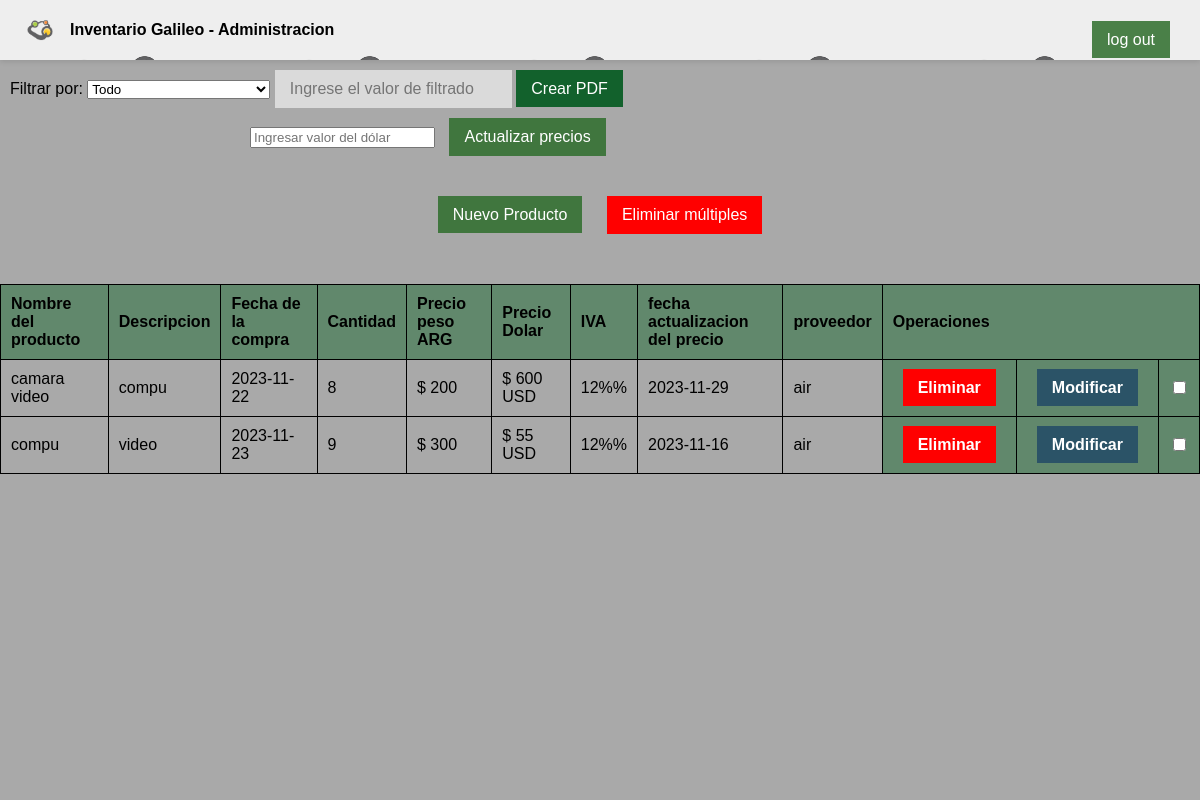
The app's page /paginaprincipal.php with its own data.
### tables this page shows
CREATE TABLE `datos` (
  `id` int(11) NOT NULL,
  `nombre_del_producto` varchar(45) NOT NULL,
  `descripcion` varchar(100) NOT NULL,
  `fecha_de_la_compra` date NOT NULL,
  `cantidad` int(100) NOT NULL,
  `precio_peso_ARG` decimal(65,0) NOT NULL,
  `precio_dolar` decimal(65,0) NOT NULL,
  `IVA` varchar(100) NOT NULL,
  `fecha_actualizacion_precio` date NOT NULL,
  `proveedor` varchar(100) NOT NULL
);

### paginaprincipal.php (the view, shortened to what this page needs)
<!DOCTYPE html>
<html>
<head>
  <link rel="stylesheet" type="text/css" href="stylesadmin.css">
  <link rel="stylesheet" href="style.css">
</head>
<body>
    <nav>
    <div class="navbar" style="background-image: url(logoG.png)">
        <div class="navbar-left">
        <div class="hospital-icon"></div>
            <div class="hospital-name">Inventario Galileo - Administracion</div>
        </div>
    <div class="button-container">
      <a href="index.php" class="button" onclick="logout()">log out</a>
    </div>
    </nav>
  <label style="margin-left:10px"for="filtro">Filtrar por:</label>
  <select id="filtro">
    <option value="todos">Todo</option>
  </select>
  <input type="text" class="btn" id="filtroInput" placeholder="Ingrese el valor de filtrado">
  <a href="hacerpdf.php" class="boton">Crear PDF</a>
  <div class="dolar" style="display: inline-flex;margin-left: 250px;">
    <form action="actualizar_precios.php" method="POST">
      <input type="number" name="valor_dolar" placeholder="Ingresar valor del dólar">
      <input type="submit" value="Actualizar precios" style="background-color: rgb(31, 182, 132);position: relative;padding: 10px 15px;margin: 10px;font-size: 16px;cursor: pointer;border: none;background-color: rgba(44, 109, 42, 0.842);color: #ffffff;text-decoration: none;transition: background-color 0.3s, color 0.3s;">
    </form>
</div>
  <center>
    <table id="dataTable">
      <thead>
        <tr>
          <th>Nombre del producto</th>
          <th>Descripcion</th>
          <th>Fecha de la compra</th>
          <th>Cantidad</th>
          <th>Precio peso ARG</th>
          <th>Precio Dolar</th>
          <th>IVA</th>
          <th>fecha actualizacion del precio</th>
          <th>proveedor</th>
          <th colspan="3">Operaciones</th>
        </tr>
      </thead>
      <tbody>
        <?php
          $conexion = new mysqli("localhost", "root", "", "galileo");
          $query ="SELECT * FROM datos";
          $resultado = $conexion->query($query);
          while($row = $resultado->fetch_assoc()){
        ?>
          <tr id="formEliminar" action="elim.php" method="POST">
            <td> <?php echo $row['nombre_del_producto']; ?></td>
            <td> <?php echo $row['descripcion']; ?></td>
            <td> <?php echo $row['fecha_de_la_compra']; ?></td>
            <td> <?php echo $row['cantidad']; ?></td>
            <td>$ <?php echo $row['precio_peso_ARG']; ?></td>
            <td>$ <?php echo $row['precio_dolar']; ?> USD</td>
            <td> <?php echo $row['IVA']; ?>%</td>
            <td> <?php echo $row['fecha_actualizacion_precio']; ?></td>
            <td> <?php echo $row['proveedor']; ?></td>
            <th><a style=" position: relative;padding: 10px 15px;margin: 10px;font-size: 16px;cursor: pointer;border: none;background-color:red;color: #ffffff;text-decoration: none; transition: background-color 0.3s, color 0.3s;" href="elim.php?id=<?php echo $row['id']; ?>">Eliminar</th>
            <th><a style=" position: relative;padding: 10px 15px;margin: 10px;font-size: 16px;cursor: pointer;border: none;background-color: rgba(14, 54, 100, 0.651);;color: #ffffff;text-decoration: none; transition: background-color 0.3s, color 0.3s;" href="modificar.php?id=<?php echo $row ['id'];?> ">Modificar</a></th>
            <th><input type="checkbox" name="eliminar[]" value="<?php echo $row['id']; ?>"></th>
          </tr>
        <?php
            }
        ?>
      </tbody>
      <div style="justify-content: space-between;" class="button-container">
        <form action="elim.php" method="post">
          <a href="nuevo.html" class="button">Nuevo Producto</a>
          <button type="submit" style="position: relative;padding: 10px 15px;margin: 10px;font-size: 16px;cursor: pointer;border: none;background-color:red;color: #ffffff;text-decoration: none;">Eliminar múltiples</button>
        </form>
      </div>
    </table>
  </center>
  <div class="background-image"></div>
</html>

### stylesadmin.css (style rules this page uses)
body { font-family: Arial, sans-serif; padding: 20px; margin: 0; height: 100%; }
.navbar { display: flex; justify-content: space-between; align-items: center; background-color: rgba(255, 255, 255, 0.8); padding: 10px 0; box-shadow: 0 2px 5px rgba(0, 0, 0, 0.1); position: fixed; top: 0; left: 0; right: 0; z-index: 100; }
.navbar-left { display: flex; align-items: center; }
.hospital-icon { width: 40px; height: 40px; background-image: url('liv-hospital2359-removebg-preview.png'); background-size: cover; margin-right: 10px; }
.hospital-name { font-weight: bold; }
.dolar { display: inline-flex }
.background-image { background-image: url('gris.jpg'); background-size: cover; background-position: center; width: 100%; height: 100%; position: fixed; top: 0; left: 0; z-index: -1; }
th, td { padding: 10px; text-align: left; border-bottom: 1px solid #ddd; }
.navbar { display: flex; justify-content: space-between; align-items: center; background-color:rgba(255, 255, 255, 0.8); padding: 10px 20px; box-shadow: 0 2px 5px rgba(0, 0, 0, 0.1); }
table { width: 100%; border-collapse: collapse; margin-top: 40px; }
table, th, td { border: 1px solid black; padding: 10px; text-align: left; margin-right: 10px; }
th { background-color: #0a5f2373; }
.button-container { text-align: center; margin-top: 20px; }
.button { position: relative; padding: 10px 15px; margin: 10px; font-size: 16px; cursor: pointer; border: none; background-color:rgba(44, 109, 42, 0.842); color: #ffffff; text-decoration: none; transition: background-color 0.3s, color 0.3s; }
.boton { margin-top: 70px; padding: 10px 15px; font-size: 16px; cursor: pointer; background-color: rgb(18, 97, 44) ; color: #ffffff; text-decoration: none; border: none; transition: background-color 0.3s, color 0.3s; }
.btn { margin-top: 70px; padding: 10px 15px; font-size: 16px; cursor: pointer; background-color: #ffffff93; color: #000000; text-decoration: none; border: none; transition: background-color 0.3s, color 0.3s; }

### style.css (style rules this page uses)
body { font-family:Arial, Helvetica, sans-serif ; margin: 0; padding: 0; background: linear-gradient(to bottom, #70b88c, #06355c); }
.navbar { display: flex; justify-content: flex-end; align-items: center; background-color:rgba(255, 255, 255, 0.8); padding: 10px 20px; box-shadow: 0 2px 5px rgba(0, 0, 0, 0.1); }
.navbar-left { display: flex; align-items: center; margin-right: auto; }
.hospital-icon { width: 40px; height: 40px; background-image: url('img/logoG.png'); background-size: cover; margin-right: 10px; }
.hospital-name { font-weight: bold; margin-right: 10px; }

### records on screen
datos: nombre_del_producto "camara video", descripcion "compu", fecha_de_la_compra "2023-11-22", cantidad "8", precio_peso_ARG "200", precio_dolar "600", IVA "12%", fecha_actualizacion_precio "2023-11-29", proveedor "air"
datos: nombre_del_producto "compu", descripcion "video", fecha_de_la_compra "2023-11-23", cantidad "9", precio_peso_ARG "300", precio_dolar "55", IVA "12%", fecha_actualizacion_precio "2023-11-16", proveedor "air"
